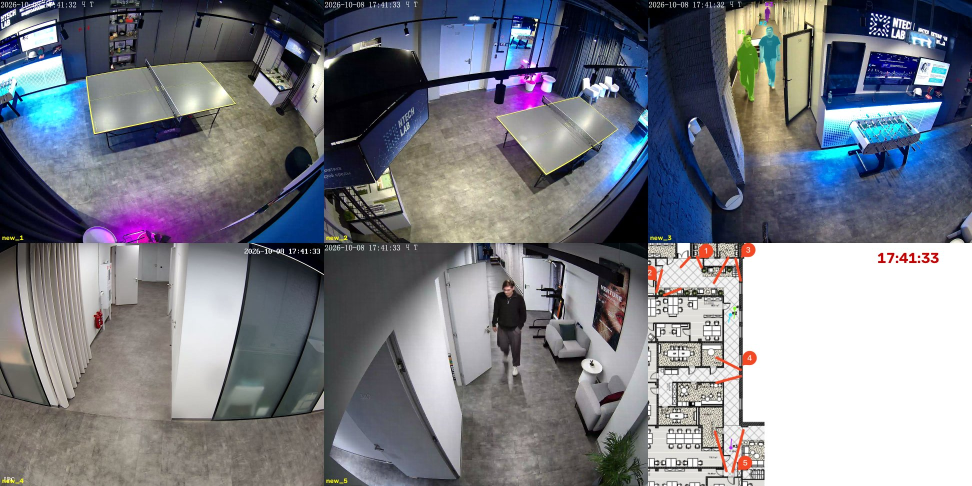
#> input picture artifacts/tracks_test/check/t_2493.jpg, 1944 x 972 px (shown at 1/2 size)
$ python -i geometry.py   (imports and definitions only)
#> lines starting #> are read from the running program, lines starting #| are printed output that depends on the picture
#> further down, picture is the input picture: shape (972, 1944, 3); mean B, G, R 134.2, 125.5, 122.6
"""Геометрия камер: снятие дисторсии объектива и физическая модель камеры над плоскостью пола.

Координаты мира: X и Y в метрах вдоль осей плана (x вправо, y вниз), height в метрах над полом.
"""
from dataclasses import dataclass
from pathlib import Path

import cv2
import numpy as np
import yaml

IMAGE_SIZE = (1296, 972)  # координаты наблюдений из mct.perception
RADIUS = float(np.hypot(IMAGE_SIZE[0], IMAGE_SIZE[1]) / 2)
CONFIG = Path(__file__).resolve().parents[2] / "configs" / "cameras.yaml"


@dataclass(frozen=True)
class Lens:
    """Радиальная модель в форме деления: r_u = r_d / (1 + k1·r² + k2·r⁴), r в долях полудиагонали кадра."""

    k1: float
    k2: float = 0.0
    cx: float = IMAGE_SIZE[0] / 2
    cy: float = IMAGE_SIZE[1] / 2

    def _radial(self, r_d: np.ndarray) -> np.ndarray:
        return r_d / (1 + self.k1 * r_d**2 + self.k2 * r_d**4)

    # [29 lines left out: functions is_valid, undistort, distort, rectify, not called in this run]


@dataclass(frozen=True)
class Camera:
    """Камера-обскура после снятия дисторсии. yaw: куда смотрит на плане, tilt: наклон вниз от горизонта."""

    lens: Lens
    f: float
    x: float
    y: float
    height: float
    yaw: float
    tilt: float
    roll: float

    # [8 lines left out: function rotation, not called in this run]

    def camera_matrix(self) -> np.ndarray:
        return np.array([[self.f, 0, self.lens.cx], [0, self.f, self.lens.cy], [0, 0, 1.0]])

    # [5 lines left out: function project_h, not called in this run]

    def project(self, world: np.ndarray) -> np.ndarray:
        h = self.project_h(world)
        return h[:, :2] / h[:, 2:]

    # [11 lines left out: functions floor_homography, rectified_to_floor, not called in this run]

    def image_to_floor(self, points: np.ndarray) -> np.ndarray:
        """Точки исходного кадра (1296×972) в (X, Y) на полу."""
        return self.rectified_to_floor(self.lens.undistort(points))

    # [46 lines left out: functions floor_to_image, nadir, foot_and_head, floor_from_head, floors_from_heads, heights_of, not called in this run]

    def height_of(self, foot: np.ndarray, head: np.ndarray) -> float:
        return float(self.heights_of(foot, head)[0])


def edge_chains(image: np.ndarray, min_extent: int = 90, top_margin: int = 40) -> list[np.ndarray]:
    """Цепочки краёв без развилок: развилки вырезаются, чтобы цепочка была одной линией."""
#> called with min_extent = 90, top_margin = 40
    gray = cv2.GaussianBlur(cv2.cvtColor(image, cv2.COLOR_BGR2GRAY), (3, 3), 0)
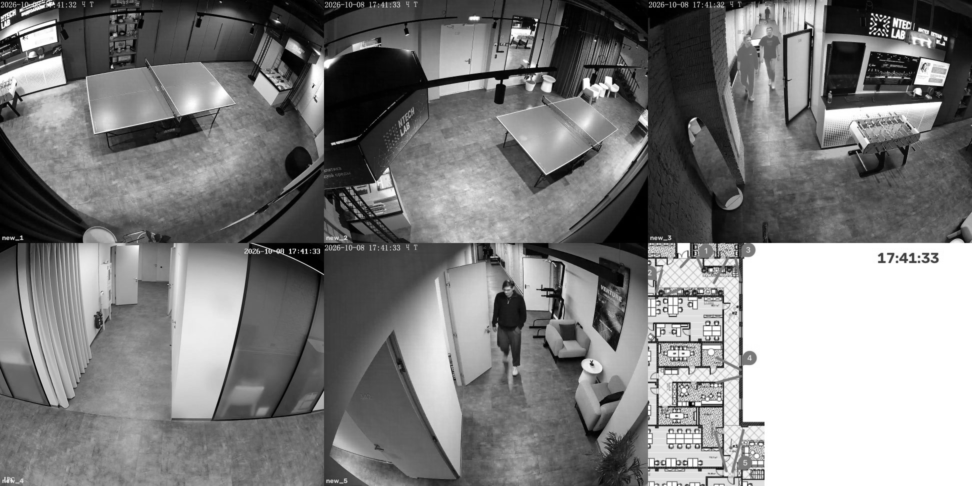
#> gray: shape (972, 1944) (shown at 1/2 size); min 0, max 255, mean 125.6
    edges = (cv2.Canny(gray, 40, 120) > 0).astype(np.uint8)
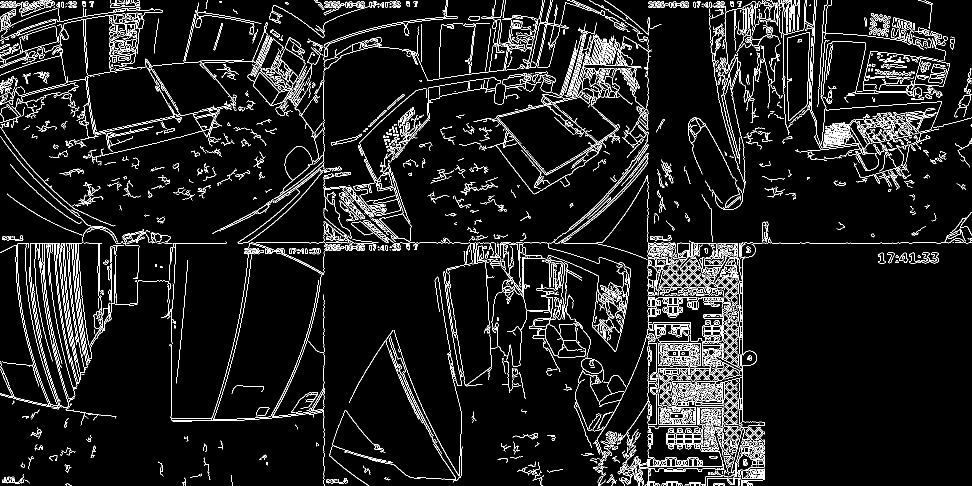
#> edges: shape (972, 1944) (shown at 1/2 size); values 0 (black) and 1 (white), 7.2% white in thin lines or dots
    edges[:top_margin] = 0  # наложенные часы
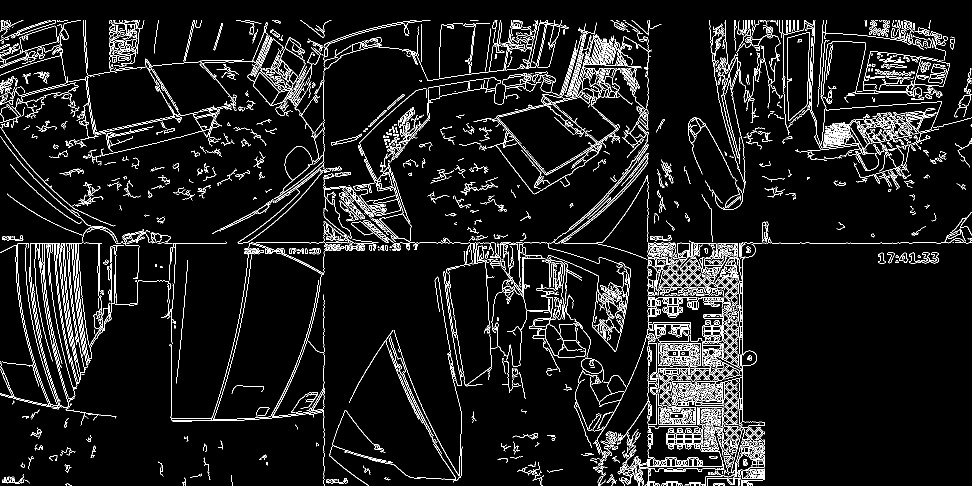
#> edges: shape (972, 1944) (shown at 1/2 size); values 0 (black) and 1 (white), 6.8% white in thin lines or dots
    neighbours = cv2.filter2D(edges, -1, np.ones((3, 3), np.uint8), borderType=cv2.BORDER_CONSTANT) - edges
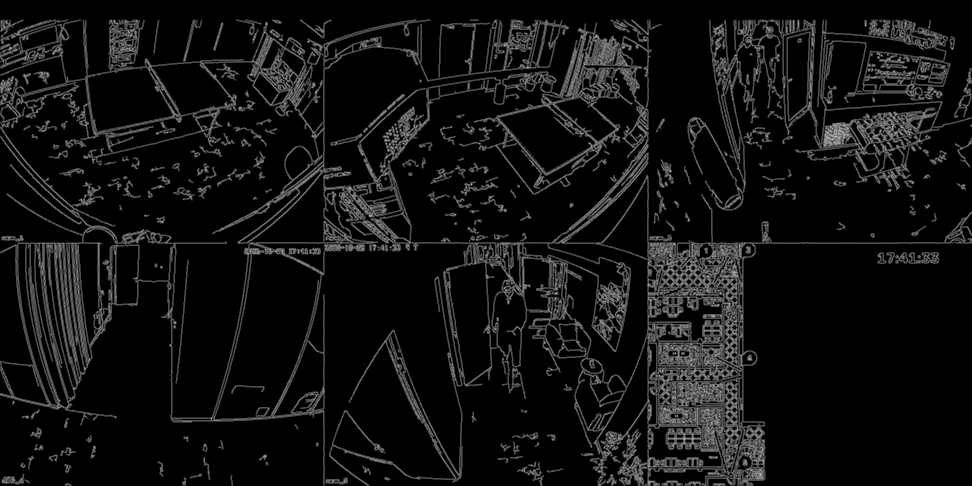
#> neighbours: shape (972, 1944) (shown at 1/2 size); min 0, max 8, mean 0.545; drawn with min black and max white
    edges[(edges > 0) & (neighbours > 2)] = 0
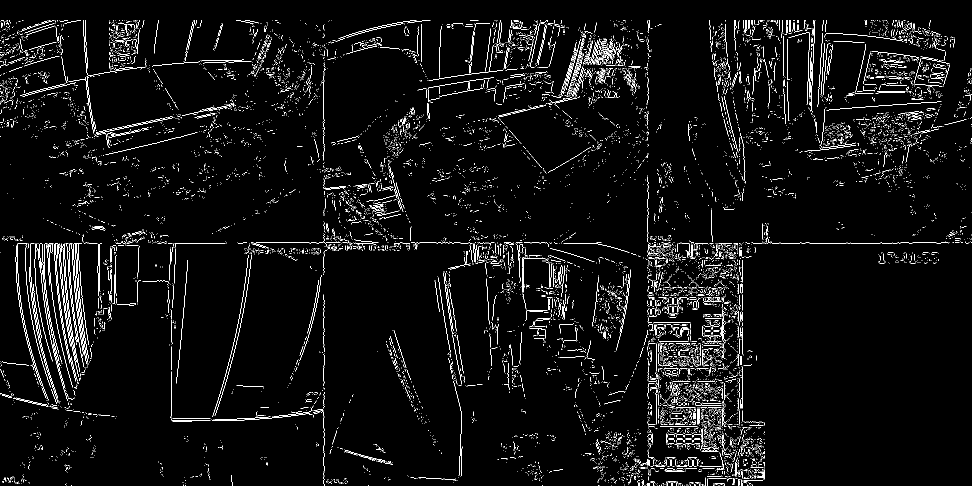
#> edges: shape (972, 1944) (shown at 1/2 size); values 0 (black) and 1 (white), 3.7% white in thin lines or dots
    count, labels, stats, _ = cv2.connectedComponentsWithStats(edges, connectivity=8)
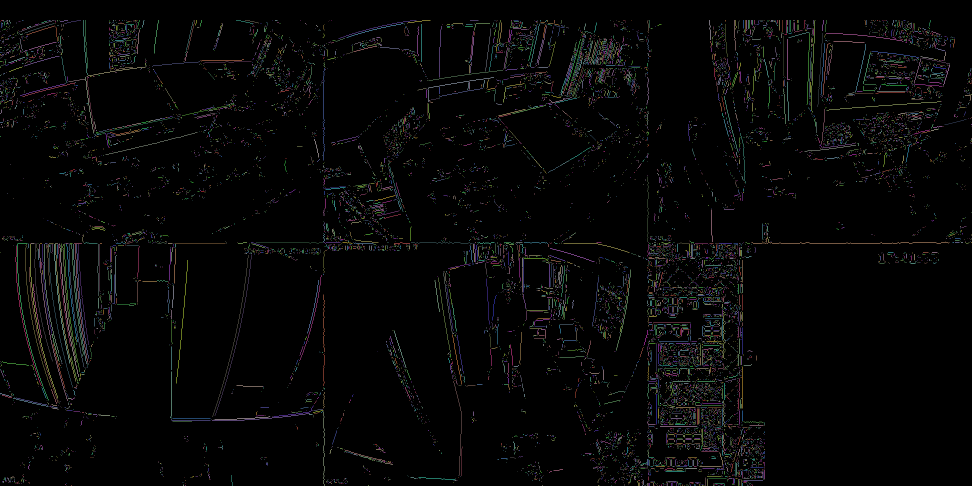
#> labels: shape (972, 1944) int32 (shown at 1/2 size); 15593 distinct labels, from 0 to 15592; one colour per label, 0 black
#> count = 15593
    chains = []
    for label in range(1, count):
        if max(stats[label, cv2.CC_STAT_WIDTH], stats[label, cv2.CC_STAT_HEIGHT]) >= min_extent:
            ys, xs = np.nonzero(labels == label)
            chains.append(np.stack([xs, ys], axis=1).astype(np.float64))
#> after the loop, chains = 84 point arrays, longest 396 points
    return chains


# [15 lines left out: functions straightness, load_cameras, not called in this run]

>>> import cv2
>>> picture = cv2.imread('../../artifacts/tracks_test/check/t_2493.jpg')
>>> result = edge_chains(picture)
#> result = 84 point arrays, longest 396 points
